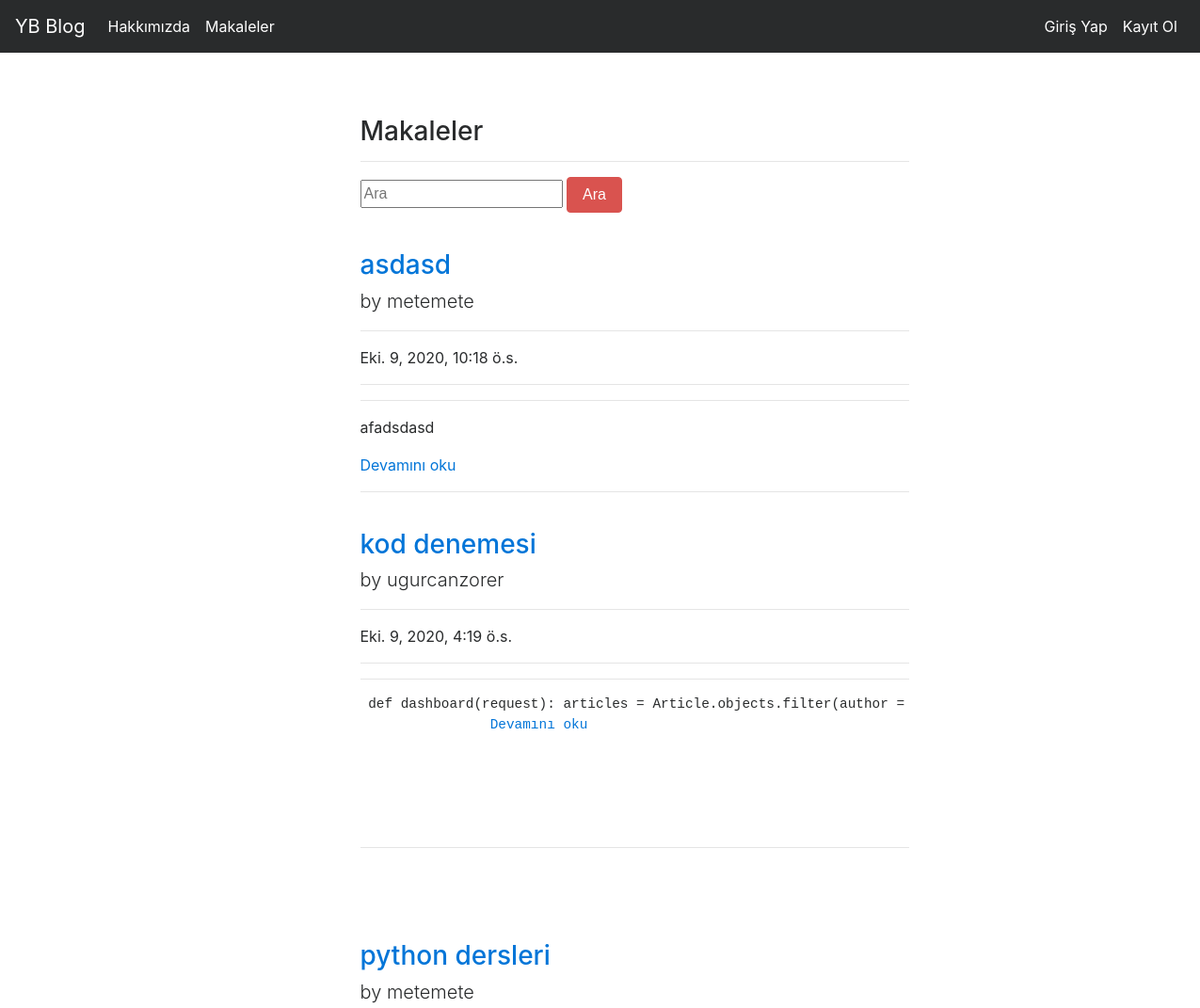
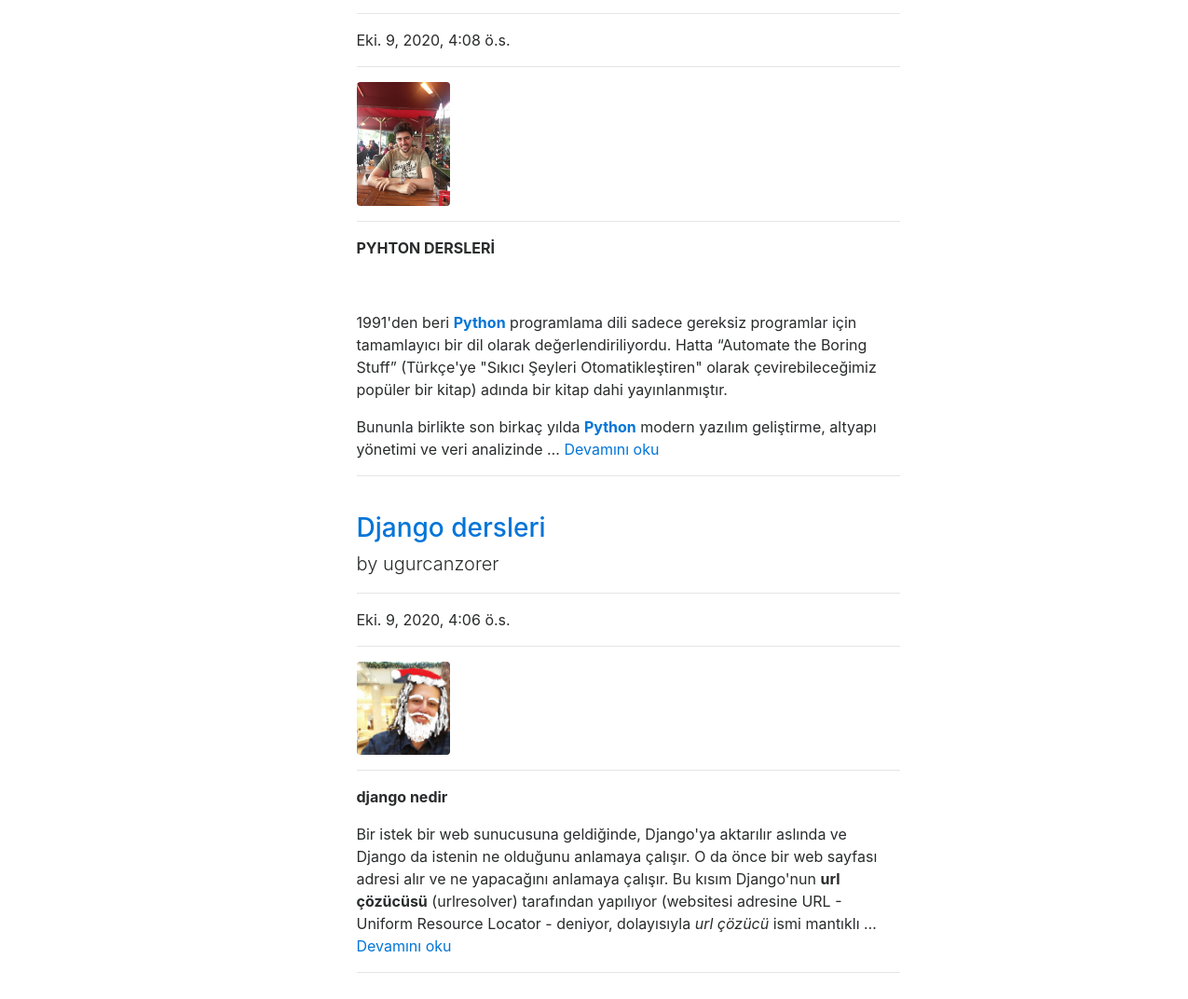
The app's page /articles/ with its own data (2 pictures, top to bottom).
### article/models.py (models this page shows, shortened)
class Article(models.Model):
    author = models.ForeignKey("auth.User", on_delete = models.CASCADE,verbose_name="Yazar")
    title = models.CharField(max_length = 50,verbose_name="Başlık")
    content = RichTextField(verbose_name="İçerik")
    created_date = models.DateTimeField(auto_now_add = True,verbose_name="Oluşturulma Tarihi")
    article_image = models.FileField(blank=True,null=True,verbose_name="Makaleye foto ekleyin")
    class Meta:
        ordering = ['-created_date']

### article/views.py (the view)
# urls.py: path('',views.articles, name ="articles"),
def articles(request):
    keyword = request.GET.get("keyword")
    if keyword:
        articles = Article.objects.filter(title__contains = keyword)
        return render(request, "articles.html", {"articles": articles})
    articles = Article.objects.all()
    return render(request, "articles.html", {"articles": articles})

### templates/articles.html (shortened to what this page needs)
{% extends "layout.html" %}
{% block body %}
<div class="row">
    <div class="col-md-10 offset-md-3">
        <div class="col-lg-8">
            <h3>Makaleler</h3>
            <hr>
            <form >
                <input type="text" name = "keyword" class=" input-sm" maxlength="64" placeholder="Ara" />
                <button type="submit" class="btn btn-danger ">Ara</button>
            </form>
        </div>
    </div>
</div>
{% if articles %}
{% for article in articles %}
<div class="row">
    <div class="col-md-10 offset-md-3">
        <div class="col-lg-8">
            <h3 class="mt-4"><a href="{% url 'article:detail' article.id %}">{{article.title}}</a></h3>
            <p class="lead">
                by
                {{article.author}}
            </p>
            <hr>
            <p>{{article.created_date}}</p>
            <hr>
            {% if article.article_image %}
            <a href="{% url 'article:detail' article.id %}">
                <img class="img-fluid rounded" src="{{article.article_image.url}}" height = "100" width = "100">
            </a>
            {% endif %}
            <hr>
            <p class="lead">
                {{article.content|safe|truncatewords:50}}
                <a href="{% url 'article:detail' article.id %}">Devamını oku</a>
            </p>
            <hr>
        </div>
    </div>
</div>
{% endfor %}
{% endif %}
{% endblock body %}

### templates/layout.html (shortened to what this page needs)
<html lang="en">
{% load static %}
<head>
    <link rel="stylesheet" href="{% static 'css/bootstrap.min.css' %}">
</head>
<body>
    {% static '' %}
    {% include "includes/navbar.html" %}
    <div style="margin-top: 100px; margin-bottom: 100px;" class="container">
    {% block body %}
    {% endblock body %}
    </div>
</body>
</html>

### templates/includes/navbar.html (shortened to what this page needs)
<nav class="navbar navbar-toggleable-md navbar-inverse fixed-top bg-inverse">
    <a class="navbar-brand" href="{% url 'index' %}">YB Blog</a>
    <div class="collapse navbar-collapse" id="navbarCollapse">
      <ul class="navbar-nav mr-auto">
        <li class="nav-item active">
          <a class="nav-link" href="{% url 'about' %}">Hakkımızda</span></a>
        </li>
        <li class="nav-item active">
          <a class="nav-link" href="{% url 'article:articles' %}">Makaleler</a>
        </li>
      </ul>
       <ul class="navbar-nav ml-auto">
        {% if request.user.is_authenticated %}
          <li class="nav-item active">
            <a class="nav-link" href="{% url 'article:dashboard' %}">Kontrol Paneli</span></a>
          </li>
          <li class="nav-item active">
            <a class="nav-link" href="{% url 'user:logout' %}">Çıkış Yap</a>
          </li>
        {% else %}
           <li class="nav-item active">
            <a class="nav-link" href="{% url 'user:login' %}">Giriş Yap</span></a>
          </li>
        {% endif %}
        <li class="nav-item active">
          <a class = "nav-link" href = "{% url 'user:register' %}">Kayıt Ol</a>
        </li>
      </ul>
    </div>
  </nav>

### records on screen
Article: title "asdasd", author "metemete", created_date "Eki. 9, 2020, 10:18 ö.s.", content "afadsdasd"
Article: title "kod denemesi", author "ugurcanzorer", created_date "Eki. 9, 2020, 4:19 ö.s.", content "def dashboard(request): articles = Article.objects.filter(author =…"
Article: title "python dersleri", author "metemete", created_date "Eki. 9, 2020, 4:08 ö.s.", article_image (picture), content "PYHTON DERSLERİ 1991'den beri Python programlama dili sadece gereksiz programlar için tamamlayıcı bir dil olarak değerlendiriliyordu. Hatta “Automate the Boring Stuff” (Türkçe'ye \"Sıkıcı Şeyleri Otomatikleştiren\" olarak çevirebileceğimiz popüler bir kitap) adında bir kitap dahi yayınlanmıştır. Bununla birlikte son birkaç yılda Python modern yazılım geliştirme, altyapı yönetimi ve veri analizinde …"
Article: title "Django dersleri", author "ugurcanzorer", created_date "Eki. 9, 2020, 4:06 ö.s.", article_image (picture), content "django nedir Bir istek bir web sunucusuna geldiğinde, Django'ya aktarılır aslında ve Django da istenin ne olduğunu anlamaya çalışır. O da önce bir web sayfası adresi alır ve ne yapacağını anlamaya çalışır. Bu kısım Django'nun url çözücüsü (urlresolver) tarafından yapılıyor (websitesi adresine URL - Uniform Resource Locator - deniyor, dolayısıyla url çözücü ismi mantıklı …"
